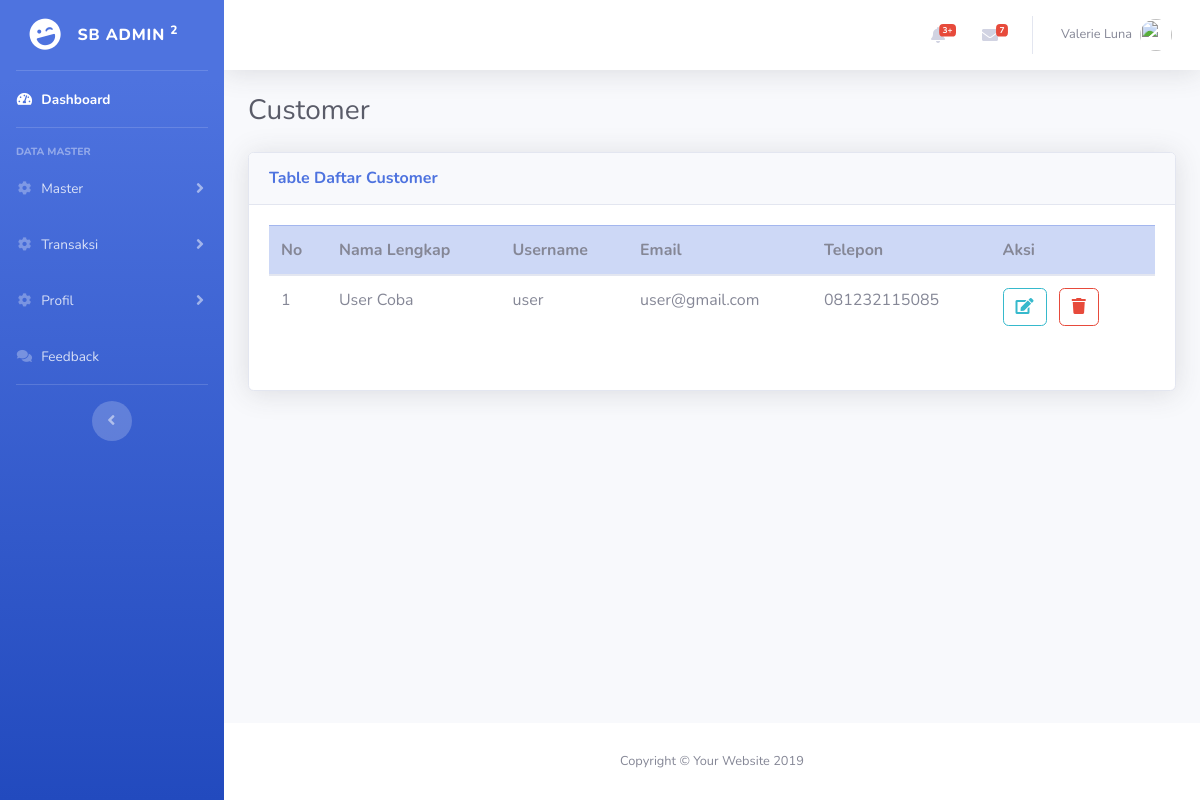
/admin/customer, run on an earlier commit of the app's database.
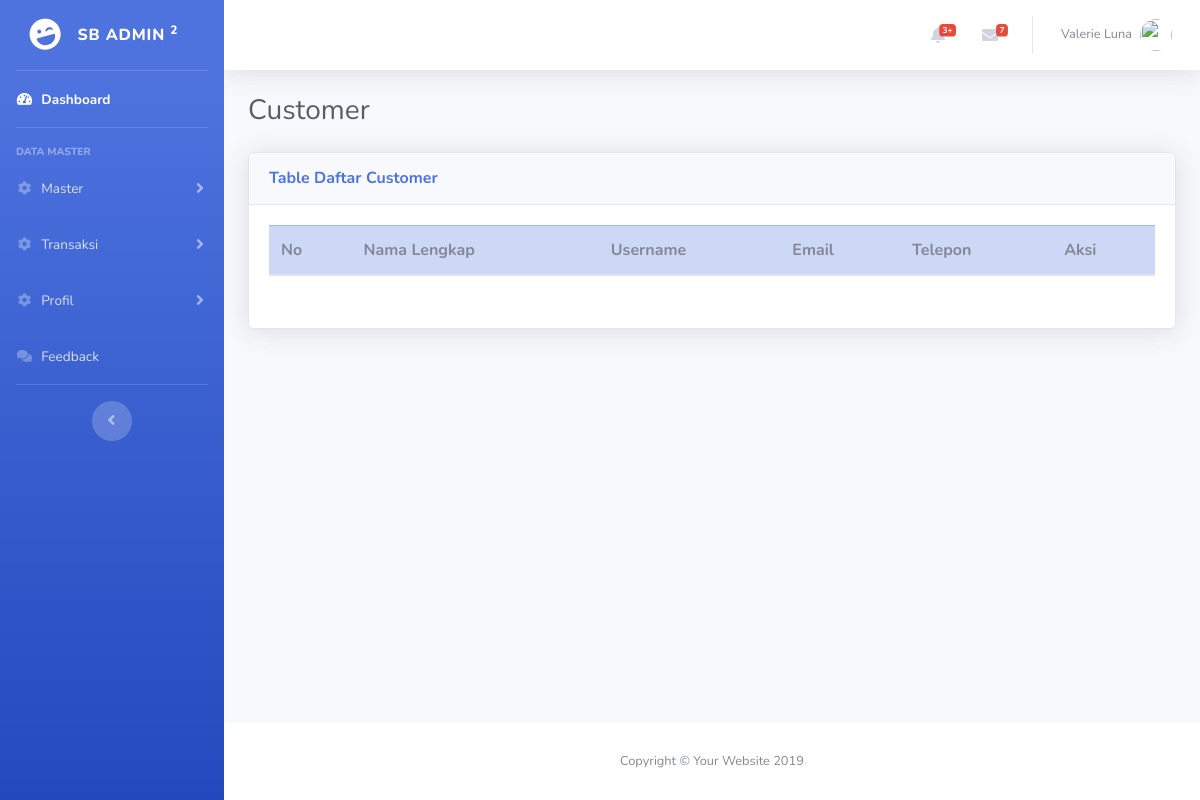
And on a later commit of the database.
### tables this page shows
CREATE TABLE `user` (
  `id_user` int(7) NOT NULL,
  `id_role` int(1) NOT NULL,
  `nama_lengkap` varchar(100) NOT NULL,
  `username` varchar(50) NOT NULL,
  `email` varchar(50) NOT NULL,
  `password` varchar(2555) NOT NULL,
  `telp` varchar(13) NOT NULL,
  `foto` varchar(255) NOT NULL,
  `status_active` enum('0','1') NOT NULL,
  `kode_email` varchar(7) DEFAULT NULL,
  `created_at` datetime NOT NULL DEFAULT CURRENT_TIMESTAMP
);

### application/controllers/admin/Customer.php (called while the page is built, shortened)
<?php
class Customer extends CI_Controller
{
    public function __construct()
    {
        $this->load->library('form_validation');
        $this->load->model('ModelApp');
    }
    public function index($num = 0)
    {
        $data['title'] = 'Customer';
        $select = '*';
        $tbl = 'user';
        $order = 'id_user';
        $order_type = 'ASC';
        $where = 'id_role = 2';
        $per_page = 10;
        $data['user'] = $this->ModelApp->getDataUser($select, $tbl, $where, $order, $order_type, $per_page, $num)->result_array();
        $data['row'] = $num;
        $this->load->view('backend/customer/customer', $data);
    }
    private function pagination()
    {
        $this->load->library('pagination');
    }
}

### index.php (called while the page is built, shortened)
<?php
require_once BASEPATH.'core/CodeIgniter.php';

### application/models/ModelApp.php (called while the page is built, shortened)
<?php
class ModelApp extends CI_Model
{
    public function getData($select, $tbl, $where = null, $order = null, $order_by = null, $limit = null, $offset = null)
    {
        $this->db->select($select);
        $this->db->from($tbl);
        return $this->db->get();
    }
    public function getDataUser($select, $tbl, $where = ['id_role' == 2], $order = null, $order_by = null, $role= '2', $limit = null, $offset = null)
    {
        $this->db->select($select);
        $this->db->from($tbl);
        if ($where != 2) {
            $this->db->where($where);
        }
        if ($order != null) {
            $this->db->order_by($order, $order_by);
        }
        return $this->db->get();
    }
}

### application/views/backend/customer/customer.php (the view, shortened to what this page needs)
<div class="container-fluid">
  <div class="d-sm-flex align-items-center justify-content-between mb-4">
    <h1 class="h3 mb-0 text-gray-800">Customer</h1>
  </div>
  <div class="row">
    <div class="col-lg-12">
      <div class="card shadow mb-4">
        <div class="card-header py-3 d-flex flex-row align-items-center justify-content-between">
          <h6 class="m-0 font-weight-bold text-primary">Table Daftar Customer</h6>
        </div>
        <div class="card-body">
          <div class="responsive">
            <table class="table table-hover">
              <thead class="table-primary">
                <th>No</th>
                <th>Nama Lengkap</th>
                <th>Username</th>
                <th>Email</th>
                <th>Telepon</th>
                <th>Aksi</th>
              </thead>
              <tbody>
                <?php $no = 1 + $row;
                foreach ($user as $key => $value) { ?>
                  <tr>
                    <td><?= $no ?></td>
                    <td><?= $value['nama_lengkap'] ?></td>
                    <td><?= $value['username']  ?></td>
                    <td><?= $value['email'] ?></td>
                    <td><?= $value['telp'] ?></td>
                    <td>
                      <a href="<?= base_url('admin/customer/' . $value['id_user']) ?>" class="btn btn-outline-info"><span class="fa fa-edit"></span></a>
                      <button class="btn btn-outline-danger mx-2" onclick="deleteData('<?= base_url('admin/customer/hapus/' . $value['id_user']) ?>','Hapus')"><span class="fa fa-trash"></span></button>
                    </td>
                  </tr>
                <?php $no++;
                } ?>
              </tbody>
            </table>
          </div>
          <div class="row justify-content-center">
          </div>
        </div>
      </div>
    </div>
  </div>
</div>

What changed in the data, as far as the page shows it:
removed user: nama_lengkap "User Coba", username "user", email "user@gmail.com", telp "081232115085"
